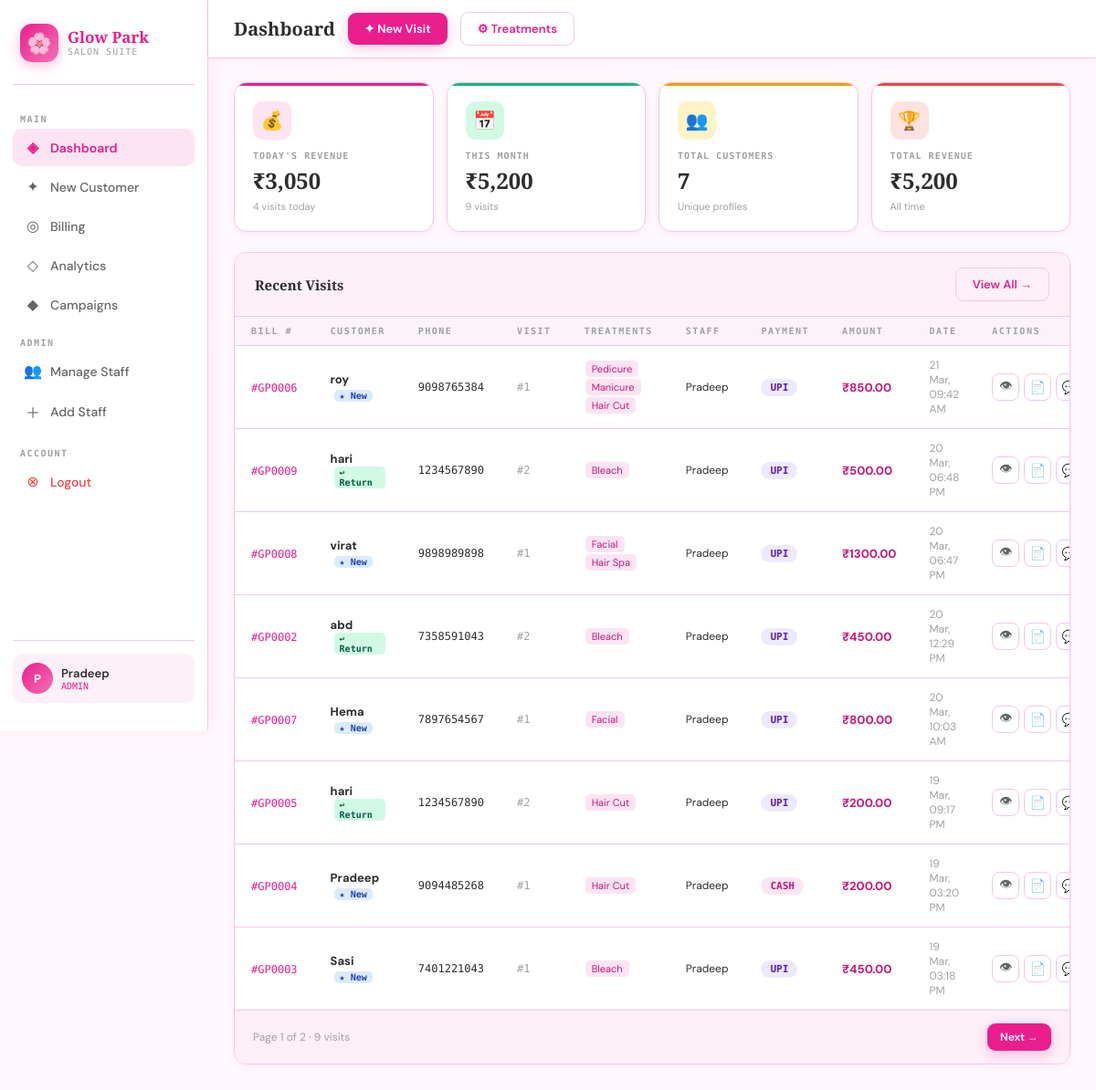
The page /dashboard (signed in) on the database its author committed.
### app.py (models this page shows, shortened)
class User(db.Model, UserMixin):
    id       = db.Column(db.Integer, primary_key=True)
    name     = db.Column(db.String(100), nullable=False)
    email    = db.Column(db.String(100), unique=True, nullable=False)
    password = db.Column(db.String(100), nullable=False)
    role     = db.Column(db.String(20), nullable=False, default=ROLE_STAFF)
    @property
    def is_admin(self):
        return self.role in ADMIN_ROLES

class Visit(db.Model):
    id             = db.Column(db.Integer, primary_key=True)
    customer_id    = db.Column(db.Integer, db.ForeignKey('customer.id'), nullable=False)
    staff_id       = db.Column(db.Integer, db.ForeignKey('user.id'), nullable=False)
    visit_date     = db.Column(db.DateTime, default=lambda: __import__('datetime').datetime.now(
                          __import__('datetime').timezone(
                          __import__('datetime').timedelta(hours=5,minutes=30))).replace(tzinfo=None))
    total_amount   = db.Column(db.Numeric(10, 2), nullable=False)
    payment_method = db.Column(db.String(20))
    notes          = db.Column(db.Text)
    created_at     = db.Column(db.DateTime, default=datetime.utcnow)
    staff      = db.relationship('User', backref='visits')
    treatments = db.relationship('Treatment', secondary=visit_treatments, backref='visits')

class Customer(db.Model):
    id         = db.Column(db.Integer, primary_key=True)
    name       = db.Column(db.String(100), nullable=False)
    phone      = db.Column(db.String(20), unique=True, nullable=False)   # UNIQUE identity
    email      = db.Column(db.String(120))
    age        = db.Column(db.Integer)
    created_at = db.Column(db.DateTime, default=datetime.utcnow)
    visits = db.relationship('Visit', backref='customer', lazy='dynamic',
                             order_by='Visit.visit_date.desc()')
    @property
    def total_visits(self):
        return self.visits.count()
    @property
    def is_returning(self):
        return self.total_visits > 1

class Treatment(db.Model):
    id    = db.Column(db.Integer, primary_key=True)
    name  = db.Column(db.String(100), nullable=False)
    price = db.Column(db.Numeric(10, 2), nullable=False)
    is_active = db.Column(db.Boolean, default=True)

### app.py (the view)
@app.route('/dashboard')
@login_required
def dashboard():
    page   = request.args.get('page', 1, type=int)
    visits = visits_for_user()\
                .order_by(Visit.visit_date.desc())\
                .paginate(page=page, per_page=8, error_out=False)
    stats  = get_dashboard_stats()
    return render_template('dashboard.html', visits=visits, stats=stats)

### app.py (called while the page is built)
@lm.user_loader
def load_user(user_id):
    return User.query.get(int(user_id))

def fmt_inr(val):
    try:
        return f"{float(val):,.0f}"
    except Exception:
        return "0"

def visits_for_user():
    if current_user.is_admin:
        return Visit.query
    return Visit.query.filter_by(staff_id=current_user.id)

### templates/dashboard.html (shortened to what this page needs)
{% extends 'base.html' %}
{% block page_title %}Dashboard{% endblock %}
{% block topbar_actions %}
  <a href="{{ url_for('new_visit') }}" class="btn btn-pink">✦ New Visit</a>
  {% if current_user.is_admin %}
    <a href="{{ url_for('manage_treatments') }}" class="btn btn-outline">
      ⚙ Treatments
    </a>
  {% endif %}
{% endblock %}
{% block content %}
<div class="stat-grid">
  <div class="stat-card c-pink">
    <div class="stat-icon si-pink">💰</div>
    <div class="stat-label">Today's Revenue</div>
    <div class="stat-value">₹{{ stats.today }}</div>
    <div class="stat-sub">{{ stats.today_count }} visits today</div>
  </div>
  <div class="stat-card c-green">
    <div class="stat-icon si-green">📅</div>
    <div class="stat-label">This Month</div>
    <div class="stat-value">₹{{ stats.month }}</div>
    <div class="stat-sub">{{ stats.month_count }} visits</div>
  </div>
  <div class="stat-card c-amber">
    <div class="stat-icon si-amber">👥</div>
    <div class="stat-label">Total Customers</div>
    <div class="stat-value">{{ stats.total_customers }}</div>
    <div class="stat-sub">Unique profiles</div>
  </div>
  <div class="stat-card c-red">
    <div class="stat-icon si-red">🏆</div>
    <div class="stat-label">Total Revenue</div>
    <div class="stat-value">₹{{ stats.total_revenue }}</div>
    <div class="stat-sub">All time</div>
  </div>
</div>
<div class="section-card">
  <div class="section-head">
    <div class="section-title">Recent Visits</div>
    <div class="section-actions">
      <a href="{{ url_for('billing_view') }}" class="btn btn-outline">View All →</a>
    </div>
  </div>
  <div class="table-wrap">
    <table>
      <thead>
        <tr>
          <th>Bill #</th>
          <th>Customer</th>
          <th>Phone</th>
          <th>Visit</th>
          <th>Treatments</th>
          <th>Staff</th>
          <th>Payment</th>
          <th>Amount</th>
          <th>Date</th>
          <th>Actions</th>
        </tr>
      </thead>
      <tbody>
        {% for v in visits.items %}
        <tr>
          <td><span style="font-family:'DM Mono',monospace;font-size:12px;color:var(--pink)">#GP{{ '%04d'|format(v.id) }}</span></td>
          <td>
            <a href="{{ url_for('customer_profile', customer_id=v.customer.id) }}"
               style="font-weight:700;color:var(--gray-dark);text-decoration:none">
              {{ v.customer.name }}
            </a>
            {% if v.customer.is_returning %}
              <span style="display:inline-block;background:#D1FAE5;color:#065F46;border-radius:5px;padding:1px 6px;font-size:10px;font-weight:600;margin-left:4px;font-family:'DM Mono',monospace">↩ Return</span>
            {% else %}
              <span style="display:inline-block;background:#DBEAFE;color:#1E40AF;border-radius:5px;padding:1px 6px;font-size:10px;font-weight:600;margin-left:4px;font-family:'DM Mono',monospace">★ New</span>
            {% endif %}
          </td>
          <td style="font-family:'DM Mono',monospace;font-size:12px">{{ v.customer.phone }}</td>
          <td style="font-family:'DM Mono',monospace;font-size:12px;color:var(--gray-light)">#{{ v.customer.total_visits }}</td>
          <td>
            {% for t in v.treatments %}
              <span style="display:inline-block;background:var(--pink-light);color:var(--pink-deep);border-radius:5px;padding:2px 7px;font-size:11px;margin:1px">{{ t.name }}</span>
            {% endfor %}
          </td>
          <td style="font-size:12px">{{ v.staff.name if v.staff else '—' }}</td>
          <td><span class="badge b-{{ (v.payment_method or 'cash').lower() }}">{{ (v.payment_method or 'CASH').upper() }}</span></td>
          <td><b style="color:var(--pink-deep)">₹{{ v.total_amount }}</b></td>
          <td style="font-size:12px;color:var(--gray-light)">{{ v.visit_date.strftime('%d %b, %I:%M %p') }}</td>
          <td>
            <div style="display:flex;gap:5px">
              <a href="{{ url_for('generate_bill', visit_id=v.id) }}" class="icon-btn" title="View Bill">👁</a>
              <a href="{{ url_for('download_bill', visit_id=v.id) }}" class="icon-btn" title="Download PDF">📄</a>
              <button class="icon-btn wa" title="WhatsApp"
                onclick="sendWhatsApp('{{ v.customer.phone }}','{{ v.customer.name }}',{{ v.id }},'{{ v.total_amount }}')">💬</button>
            </div>
          </td>
        </tr>
        {% else %}
        <tr><td colspan="10" style="text-align:center;padding:40px;color:var(--gray-light)">
          No visits yet. <a href="{{ url_for('new_visit') }}" style="color:var(--pink)">Add one →</a>
        </td></tr>
        {% endfor %}
      </tbody>
    </table>
  </div>
  {% if visits.pages > 1 %}
  <div style="display:flex;align-items:center;justify-content:space-between;padding:14px 20px;border-top:1px solid var(--pink-border);background:var(--pink-pale)">
    <span style="font-size:12px;color:var(--gray-light)">Page {{ visits.page }} of {{ visits.pages }} · {{ visits.total }} visits</span>
    <div style="display:flex;gap:6px">
      {% if visits.has_next %}<a href="{{ url_for('dashboard', page=visits.next_num) }}" class="btn btn-pink" style="padding:7px 14px;font-size:12px">Next →</a>{% endif %}
    </div>
  </div>
  {% endif %}
</div>
{% endblock %}

### templates/base.html (shortened to what this page needs)
<!DOCTYPE html>
<html lang="en">
<head>
</head>
<body>
<aside class="sidebar">
  <div class="sidebar-brand">
    <div class="brand-icon">🌸</div>
    <div>
      <div class="brand-name">Glow Park</div>
      <div class="brand-sub">Salon Suite</div>
    </div>
  </div>
  <div class="nav-sec">Main</div>
  <a href="{{ url_for('dashboard') }}" class="nav-item {% if request.endpoint=='dashboard' %}active{% endif %}">
    <span class="nav-icon">◈</span> Dashboard
  </a>
  <a href="{{ url_for('new_visit') }}" class="nav-item {% if request.endpoint=='new_visit' %}active{% endif %}">
    <span class="nav-icon">✦</span> New Customer
  </a>
  <a href="{{ url_for('billing_view') }}" class="nav-item {% if request.endpoint=='billing_view' %}active{% endif %}">
    <span class="nav-icon">◎</span> Billing
  </a>
  {% if current_user.role in ['admin', 'manager'] %}
  <a href="{{ url_for('analytics_view') }}" class="nav-item {% if request.endpoint=='analytics_view' %}active{% endif %}">
    <span class="nav-icon">◇</span> Analytics
  </a>
  <a href="{{ url_for('campaigns_view') }}" class="nav-item {% if request.endpoint=='campaigns_view' %}active{% endif %}">
    <span class="nav-icon">◆</span> Campaigns
  </a>
  {% endif %}
  {% if current_user.role == 'admin' %}
  <div class="nav-sec" style="margin-top:14px">Admin</div>
  <a href="{{ url_for('manage_staff') }}" class="nav-item {% if request.endpoint=='manage_staff' %}active{% endif %}">
    <span class="nav-icon">👥</span> Manage Staff
  </a>
  <a href="{{ url_for('register') }}" class="nav-item {% if request.endpoint=='register' %}active{% endif %}">
    <span class="nav-icon">＋</span> Add Staff
  </a>
  {% endif %}
  <div class="nav-sec" style="margin-top:16px">Account</div>
  <a href="{{ url_for('logout') }}" class="nav-item" style="color:#EF4444">
    <span class="nav-icon">⊗</span> Logout
  </a>
  <div class="sidebar-bottom">
    <div class="user-card">
      <div class="user-avatar">{{ current_user.name[0].upper() }}</div>
      <div>
        <div class="user-name">{{ current_user.name }}</div>
        <div class="user-role">{{ current_user.role }}</div>
      </div>
    </div>
  </div>
</aside>
<div class="main">
  <div class="topbar">
    <div class="topbar-title">{% block page_title %}Dashboard{% endblock %}</div>
    {% block topbar_actions %}{% endblock %}
  </div>
  <div class="content">
    {% block content %}{% endblock %}
  </div>
</div>
</body>
</html>

### rows shown on the page
User: name "P", name "Pradeep", role "ADMIN"
Visit: id "0006", customer.name "roy", shows "★ New", customer.phone "9098765384", customer.total_visits "1", staff "Pradeep", payment_method "UPI", total_amount "850.00", visit_date "21 Mar, 09:42 AM"
Treatment: name "Pedicure"
Treatment: name "Manicure"
Treatment: name "Hair Cut"
Visit: id "0009", customer.name "hari", shows "↩ Return", customer.phone "1234567890", customer.total_visits "2", staff "Pradeep", payment_method "UPI", total_amount "500.00", visit_date "20 Mar, 06:48 PM"
Treatment: name "Bleach"
Visit: id "0008", customer.name "virat", shows "★ New", customer.phone "9898989898", customer.total_visits "1", staff "Pradeep", payment_method "UPI", total_amount "1300.00", visit_date "20 Mar, 06:47 PM"
Treatment: name "Facial"
Treatment: name "Hair Spa"
Visit: id "0002", customer.name "abd", shows "↩ Return", customer.phone "7358591043", customer.total_visits "2", staff "Pradeep", payment_method "UPI", total_amount "450.00", visit_date "20 Mar, 12:29 PM"
Visit: id "0007", customer.name "Hema", shows "★ New", customer.phone "7897654567", customer.total_visits "1", staff "Pradeep", payment_method "UPI", total_amount "800.00", visit_date "20 Mar, 10:03 AM"
Visit: id "0005", customer.name "hari", shows "↩ Return", customer.phone "1234567890", customer.total_visits "2", staff "Pradeep", payment_method "UPI", total_amount "200.00", visit_date "19 Mar, 09:17 PM"
Visit: id "0004", customer.name "Pradeep", shows "★ New", customer.phone "9094485268", customer.total_visits "1", staff "Pradeep", payment_method "CASH", total_amount "200.00", visit_date "19 Mar, 03:20 PM"
Visit: id "0003", customer.name "Sasi", shows "★ New", customer.phone "7401221043", customer.total_visits "1", staff "Pradeep", payment_method "UPI", total_amount "450.00", visit_date "19 Mar, 03:18 PM"

### other values the page prints
{{ stats.today }} "3,050"
{{ stats.today_count }} "4"
{{ stats.month }} "5,200"
{{ stats.month_count }} "9"
{{ stats.total_customers }} "7"
{{ stats.total_revenue }} "5,200"
{{ visits.page }} "1"
{{ visits.pages }} "2"
{{ visits.total }} "9"
